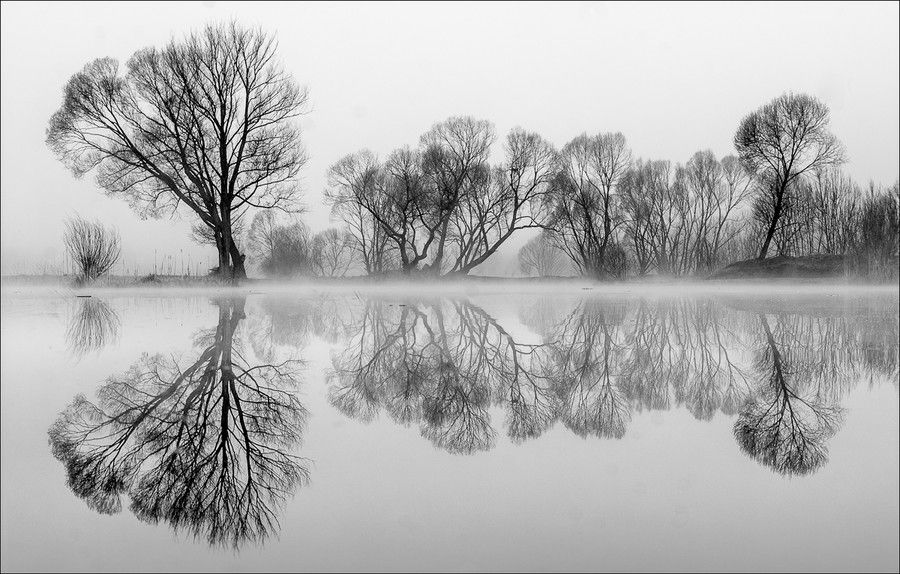
#> input picture mono.jpg, 900 x 574 px
$ jupyter execute hw-6-photo.ipynb
#> lines starting #> are read from the running program, lines starting #| are printed output that depends on the picture; pictures that were not available may be replaced by others from this repository, and a replacement may not be noted
[cell 1]
import cv2
import numpy as np
import matplotlib.pyplot as plt

[cell 2]
class Image:
    def __init__(self, data):

        if not isinstance(data, np.ndarray):
            raise TypeError("Image data must be a NumPy array")

        self.data = data

class BinaryImage(Image):
    def __init__(self, data):
        if not np.all(np.isin(data, [0, 255])):
            raise ValueError("Binary image data must contain only 0 or 255")
        super().__init__(data)

class MonochromeImage(Image):
    def __init__(self, data):
        if not np.all((data >= 0) & (data <= 255)):
            raise ValueError("Monochrome image data must be in range 0-255")
        super().__init__(data)

class ColorImage(Image):
    def __init__(self, data):
        if not data.ndim == 3 or not data.shape[2] == 3:
            raise ValueError("Color image data must be a 3-dimensional array with shape (height, width, 3)")
        if not np.all((data >= 0) & (data <= 255)):
            raise ValueError("Color image data must be in range 0-255")
        super().__init__(data)

[cell 3]
class ImageConverter:
    @staticmethod
    # Статистическая цветокоррекция
    def monochrome_to_monochrome(image: MonochromeImage):
        return image

    @staticmethod
    # Полноцветное-полноцветное (например, поканальная статистическая цветокоррекция)
    def color_to_color(image: ColorImage):
        return image

    @staticmethod
    def binary_to_binary(image: BinaryImage):
        return image

    @staticmethod
    def color_to_monochrome(image: ColorImage):

        if not isinstance(image, ColorImage):
            raise TypeError("Input image must be a ColorImage")
        gray_data = np.mean(image.data, axis=2).astype(np.uint8)
        return MonochromeImage(gray_data)

    @staticmethod
    def monochrome_to_color(image: MonochromeImage, palette):
        if not isinstance(image, MonochromeImage):
            raise TypeError("Input image must be a MonochromeImage")
        if not isinstance(palette, np.ndarray):
            raise TypeError("Palette must be a NumPy array")
        if not palette.ndim == 2 and not palette.shape[1] == 3:
            raise ValueError("Palette must be a 2-dimensional array with shape (num_colors, 3)")
        if not np.all((palette >= 0) & (palette <= 255)):
            raise ValueError("Palette values must be in range 0-255")

        color_data = np.zeros((*image.data.shape, 3), dtype=np.uint8)
        for i in range(len(palette)):
            color_data[image.data == i, :] = palette[i]
        return ColorImage(color_data)

    @staticmethod
    def monochrome_to_binary(image: MonochromeImage, threshold=128):
        if not isinstance(image, MonochromeImage):
            raise TypeError("Input image must be a MonochromeImage")
        _, binary_data = cv2.threshold(image.data, threshold, 255, cv2.THRESH_BINARY)
        return BinaryImage(binary_data)

    @staticmethod
    def binary_to_monochrome(image: BinaryImage):
        distance_transform = cv2.distanceTransform(image.data, cv2.DIST_L2, 5)  # Используем cv2.distanceTransform
        distance_transform = (distance_transform / np.max(distance_transform) * 255).astype(np.uint8)
        return MonochromeImage(distance_transform)

    @staticmethod
    def color_to_binary(image: ColorImage, threshold=128):
        monochrome_image = ImageConverter.color_to_monochrome(image)
        return ImageConverter.monochrome_to_binary(monochrome_image, threshold)

    @staticmethod
    def binary_to_color(image: BinaryImage, palette):
        monochrome_image = ImageConverter.binary_to_monochrome(image)
        return ImageConverter.monochrome_to_color(monochrome_image, palette)

[cell 4]
# Создание примеров изображений
binary_data = np.array([[0, 255], [255, 0]], dtype=np.uint8)
monochrome_data = cv2.imread('./mono.jpg', cv2.IMREAD_GRAYSCALE)  # Загружаем как монохромное
#> monochrome_data is the input picture: shape (574, 900); min 0, max 255, mean 177.3
color_data = cv2.imread("cat.jpg")
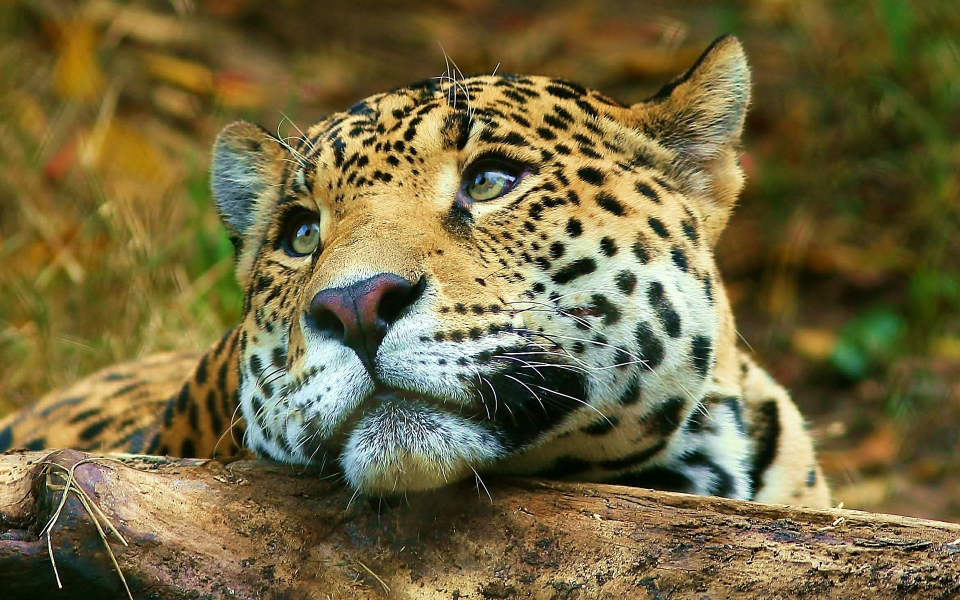
#> input picture 8/jpeg.jpg, 1920 x 1200 px, given in place of cat.jpg, which was not available (shown at 1/2 size)
#> color_data is the input picture: shape (1200, 1920, 3); mean B, G, R 63.5, 103.9, 115.1


binary_image = BinaryImage(binary_data)
monochrome_image = MonochromeImage(monochrome_data)
color_image = ColorImage(color_data)

# Преобразования

#color_to_monochrome
converted_monochrome = ImageConverter.color_to_monochrome(color_image)
#> in color_to_monochrome, `gray_data = np.mean(image.data, axis=2).astype(np.uint8)`:
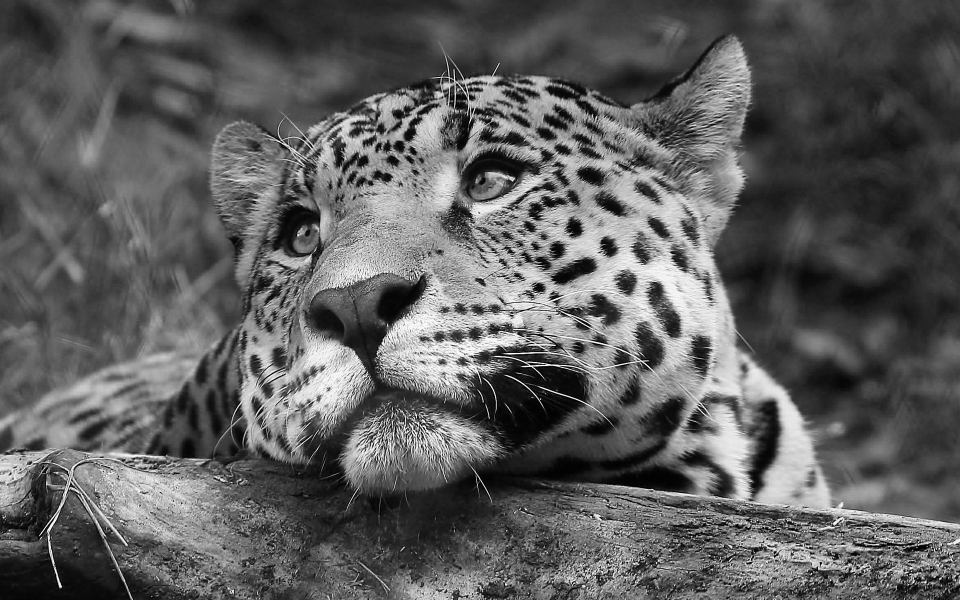
#> gray_data: shape (1200, 1920) (shown at 1/2 size); min 0, max 255, mean 93.8
plt.imshow(converted_monochrome.data, cmap="gray")
plt.show()

#monochrome_to_color
palette = np.array([
    [255, 0, 0],  # Красный
    [255, 165, 0],  # Оранжевый
    [255, 255, 0],  # Желтый
    [0, 255, 0],   # Зеленый
    [0, 255, 255],  # Голубой
    [0, 0, 255],   # Синий
    [138, 43, 226],  # Фиолетовый
], dtype=np.uint8)
converted_color = ImageConverter.monochrome_to_color(monochrome_image, palette)
plt.imshow(converted_color.data)
plt.show()
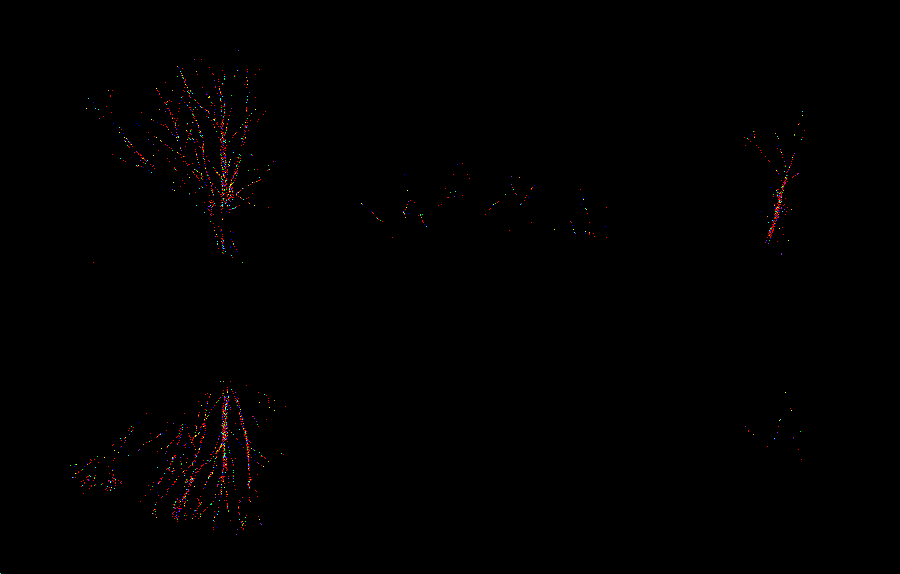
#> shown: shape (574, 900, 3); mean R, G, B 0.9, 0.3, 0.3

#color to binary
converted_binary = ImageConverter.color_to_binary(color_image)
plt.imshow(converted_binary.data, cmap="gray")
plt.show()
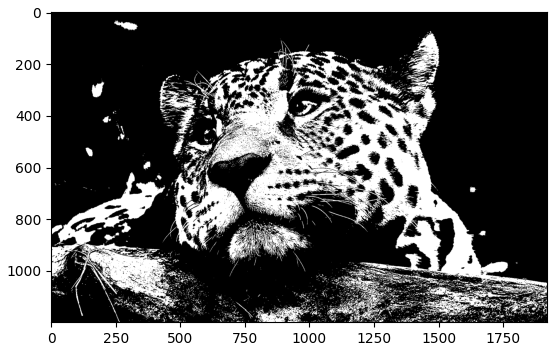
#> figure drawn by matplotlib, 1 panel


#binary to color
converted_color = ImageConverter.binary_to_color(converted_binary, palette)
plt.imshow(converted_color.data)
plt.show()
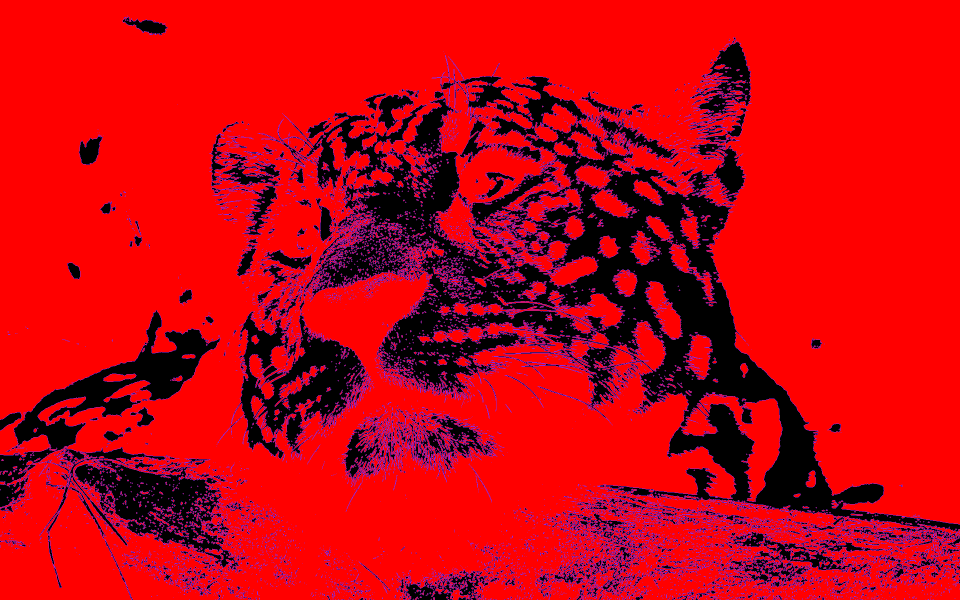
#> shown: shape (1200, 1920, 3) (shown at 1/2 size); mean R, G, B 199.9, 3, 15.7
